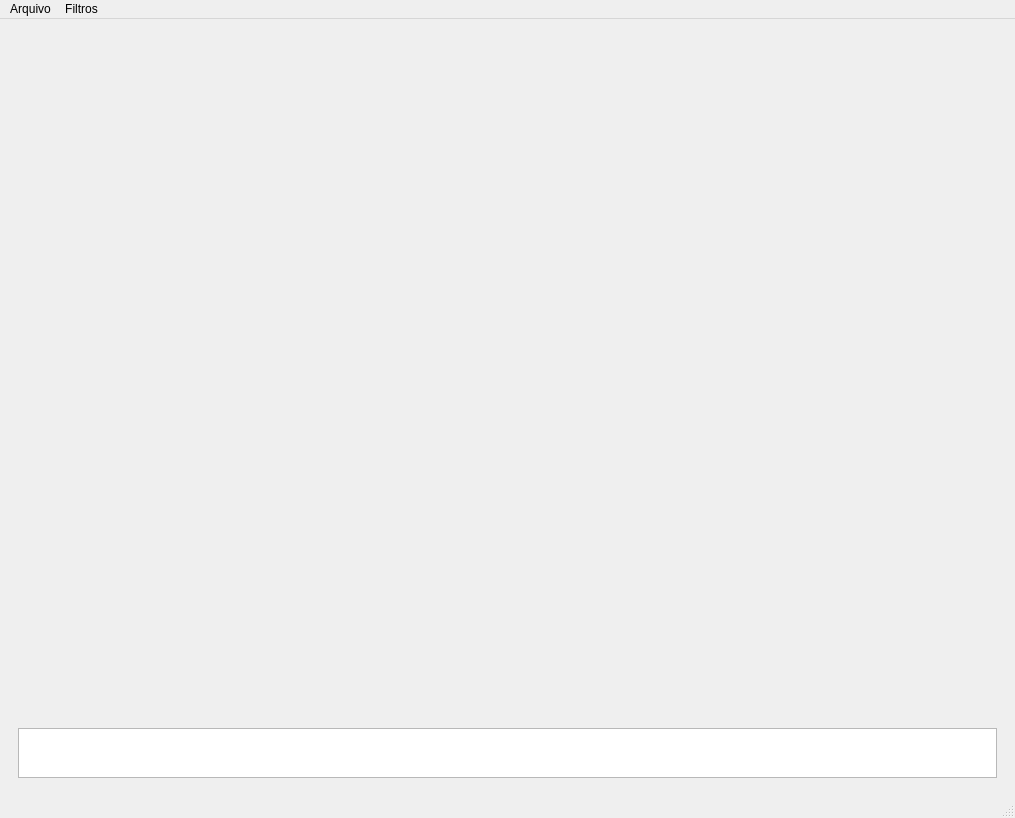
<?xml version="1.0" encoding="UTF-8"?>
<ui version="4.0">
 <class>MainWindow</class>
 <widget class="QMainWindow" name="MainWindow">
  <property name="geometry">
   <rect>
    <x>0</x>
    <y>0</y>
    <width>1015</width>
    <height>818</height>
   </rect>
  </property>
  <property name="sizePolicy">
   <sizepolicy hsizetype="Ignored" vsizetype="Ignored">
    <horstretch>0</horstretch>
    <verstretch>0</verstretch>
   </sizepolicy>
  </property>
  <property name="sizeIncrement">
   <size>
    <width>1</width>
    <height>1</height>
   </size>
  </property>
  <property name="focusPolicy">
   <enum>Qt::NoFocus</enum>
  </property>
  <property name="windowTitle">
   <string>MainWindow</string>
  </property>
  <widget class="QWidget" name="centralwidget">
   <property name="sizePolicy">
    <sizepolicy hsizetype="Ignored" vsizetype="Ignored">
     <horstretch>1</horstretch>
     <verstretch>0</verstretch>
    </sizepolicy>
   </property>
   <layout class="QHBoxLayout" name="horizontalLayout">
    <item>
     <widget class="QWidget" name="verticalWidget" native="true">
      <property name="sizePolicy">
       <sizepolicy hsizetype="Ignored" vsizetype="Ignored">
        <horstretch>0</horstretch>
        <verstretch>0</verstretch>
       </sizepolicy>
      </property>
      <property name="sizeIncrement">
       <size>
        <width>0</width>
        <height>0</height>
       </size>
      </property>
      <layout class="QVBoxLayout" name="verticalLayout_2">
       <property name="sizeConstraint">
        <enum>QLayout::SetNoConstraint</enum>
       </property>
       <item>
        <widget class="QLabel" name="labelImage">
         <property name="sizePolicy">
          <sizepolicy hsizetype="Preferred" vsizetype="Preferred">
           <horstretch>0</horstretch>
           <verstretch>0</verstretch>
          </sizepolicy>
         </property>
         <property name="autoFillBackground">
          <bool>false</bool>
         </property>
         <property name="text">
          <string/>
         </property>
         <property name="scaledContents">
          <bool>true</bool>
         </property>
         <property name="wordWrap">
          <bool>false</bool>
         </property>
        </widget>
       </item>
       <item>
        <widget class="QListWidget" name="listWidgetActionQueue">
         <property name="sizePolicy">
          <sizepolicy hsizetype="Expanding" vsizetype="Expanding">
           <horstretch>0</horstretch>
           <verstretch>0</verstretch>
          </sizepolicy>
         </property>
         <property name="maximumSize">
          <size>
           <width>16777215</width>
           <height>50</height>
          </size>
         </property>
         <property name="sizeIncrement">
          <size>
           <width>1</width>
           <height>1</height>
          </size>
         </property>
         <property name="flow">
          <enum>QListView::LeftToRight</enum>
         </property>
         <property name="resizeMode">
          <enum>QListView::Adjust</enum>
         </property>
         <property name="currentRow">
          <number>-1</number>
         </property>
         <property name="sortingEnabled">
          <bool>true</bool>
         </property>
        </widget>
       </item>
      </layout>
     </widget>
    </item>
   </layout>
  </widget>
  <widget class="QMenuBar" name="menubar">
   <property name="geometry">
    <rect>
     <x>0</x>
     <y>0</y>
     <width>1015</width>
     <height>26</height>
    </rect>
   </property>
   <property name="sizePolicy">
    <sizepolicy hsizetype="MinimumExpanding" vsizetype="Expanding">
     <horstretch>0</horstretch>
     <verstretch>0</verstretch>
    </sizepolicy>
   </property>
   <widget class="QMenu" name="menuFile">
    <property name="title">
     <string>Arquivo</string>
    </property>
    <addaction name="actionOpenImage"/>
    <addaction name="actionSaveImage"/>
    <addaction name="actionClose"/>
   </widget>
   <widget class="QMenu" name="menuFilters">
    <property name="title">
     <string>Filtros</string>
    </property>
    <addaction name="actionThresholdBinary"/>
    <addaction name="actionThresholdBinaryInverse"/>
    <addaction name="actionThresholdTruncate"/>
    <addaction name="actionThresholdZero"/>
    <addaction name="actionThresholdZeroInverse"/>
    <addaction name="actionThresholdAdaptativeGaussian"/>
    <addaction name="actionThresholdAdaptativeMean"/>
   </widget>
   <addaction name="menuFile"/>
   <addaction name="menuFilters"/>
  </widget>
  <widget class="QStatusBar" name="statusbar"/>
  <action name="actionOpenImage">
   <property name="text">
    <string>Abrir Imagem</string>
   </property>
  </action>
  <action name="actionSaveImage">
   <property name="text">
    <string>Salvar</string>
   </property>
  </action>
  <action name="actionClose">
   <property name="text">
    <string>Fechar</string>
   </property>
  </action>
  <action name="actionThresholdBinary">
   <property name="text">
    <string>Threshold Binário</string>
   </property>
  </action>
  <action name="actionThresholdBinaryInverse">
   <property name="text">
    <string>Threshold Binário Invertido</string>
   </property>
  </action>
  <action name="actionThresholdTruncate">
   <property name="text">
    <string>Threshold Truncado</string>
   </property>
  </action>
  <action name="actionThresholdZero">
   <property name="text">
    <string>Threshold Zero</string>
   </property>
  </action>
  <action name="actionThresholdZeroInverse">
   <property name="text">
    <string>Threshold Zero Invertido</string>
   </property>
  </action>
  <action name="actionThresholdAdaptativeGaussian">
   <property name="text">
    <string>Threshold Adaptativo Gaussiano</string>
   </property>
  </action>
  <action name="actionThresholdAdaptativeMean">
   <property name="text">
    <string>Threshold Adaptativo Médio</string>
   </property>
  </action>
  <action name="actiona">
   <property name="text">
    <string>a</string>
   </property>
  </action>
 </widget>
 <resources/>
 <connections/>
</ui>
